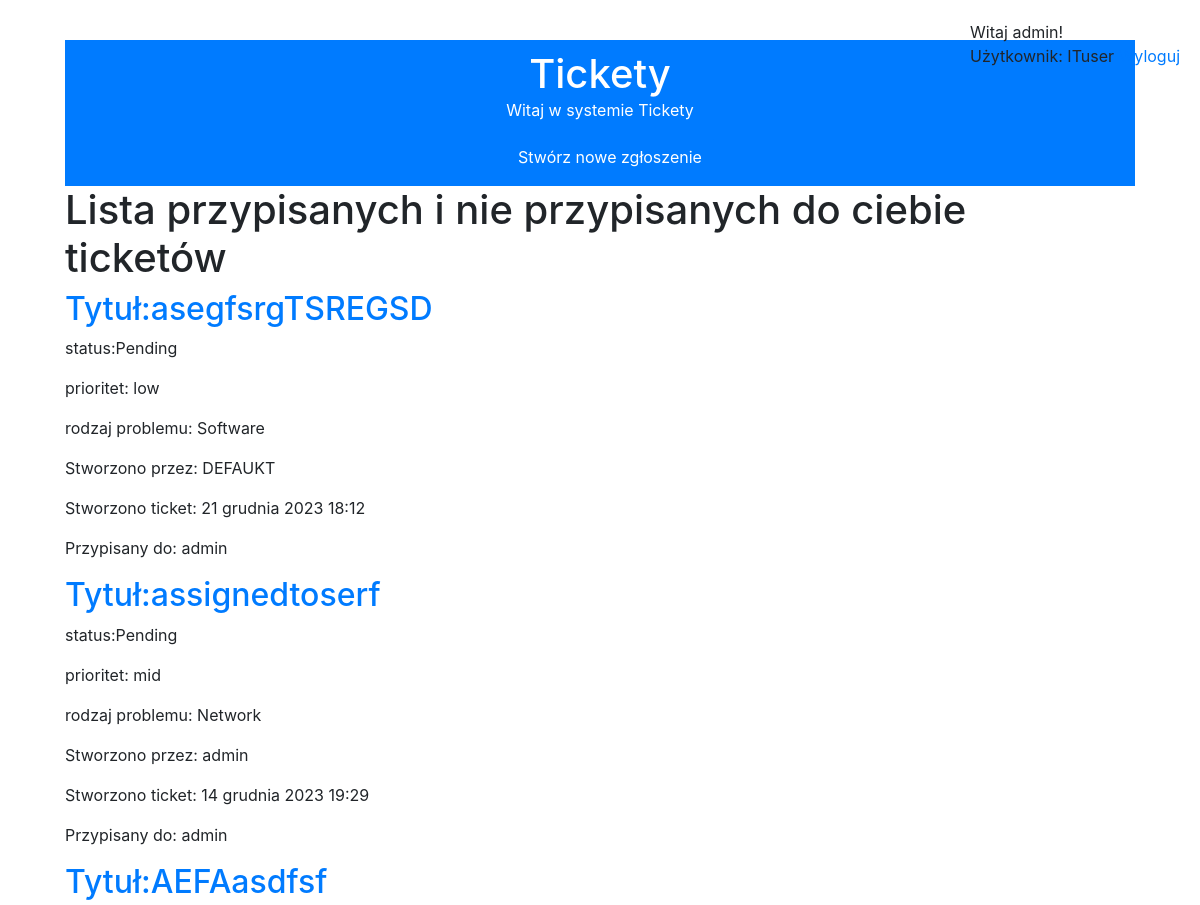
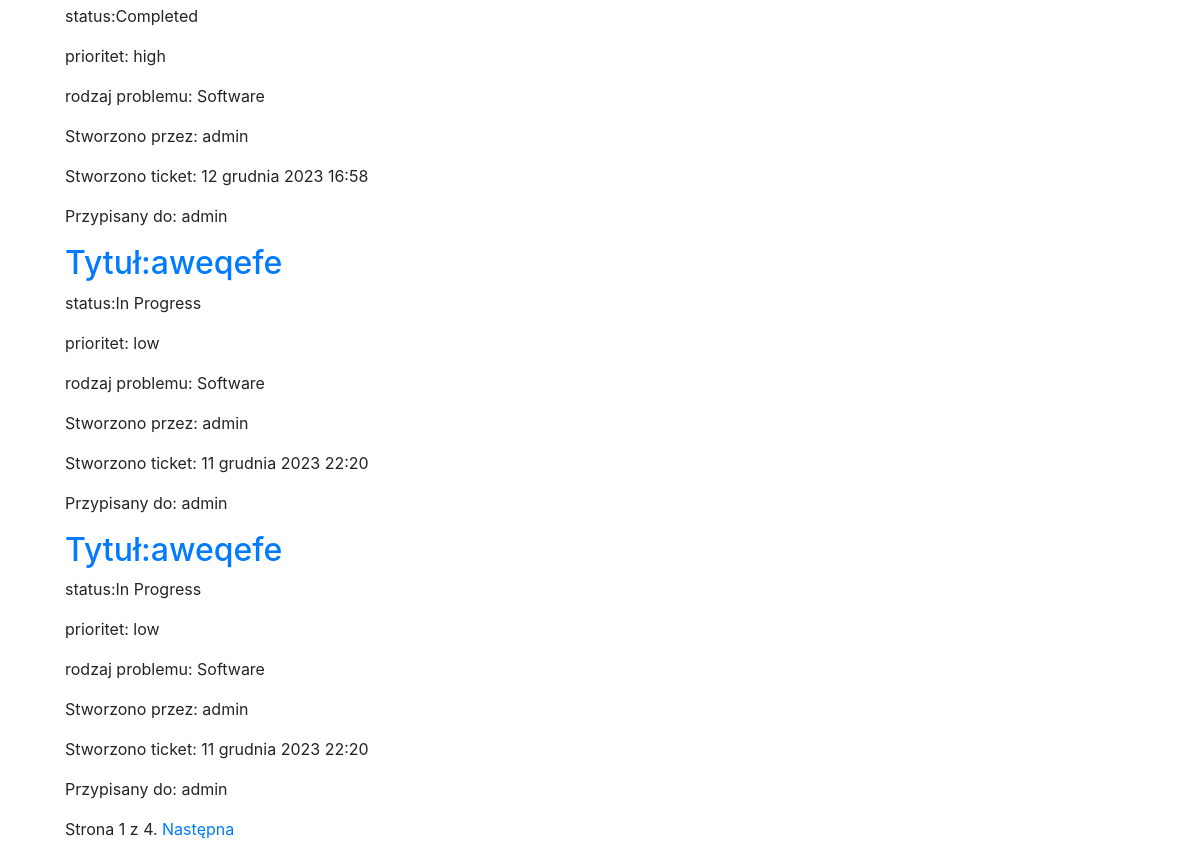
Page /helpdeskapp/ticket_list/ (signed in) on the committed database (2 pictures, top to bottom).
### helpdeskapp/models.py (models this page shows)
class Ticket(models.Model):
    """
    Represents a ticket in the helpdesk system.

    Attributes:
        title (str): The title of the ticket.
        description (str): The description of the ticket.
        status (str): The status of the ticket. Choices are 'Pending', 'In Progress', or 'Completed'.
        priority (str): The priority of the ticket. Choices are 'low', 'mid', or 'high'.
        request_type (str): The type of request for the ticket. Choices are 'Software', 'Hardware', 'Network', or 'Other'.
        created_at (datetime): The date and time when the ticket was created.
        assigned_to (User): The user assigned to the ticket.
        updated_at (datetime): The date and time when the ticket was last updated.
        created_by (User): The user who created the ticket.
        closed_at (datetime): The date and time when the ticket was closed.
        slug (str): The slugified version of the ticket title, used for generating a unique URL.
    """

### helpdeskapp/views.py (the view)
# urls.py: path('ticket_list/', views.ticket_list, name='ticket_list'),
@login_required
def ticket_list(request):
    if request.user.groups.filter(name='Defaultuser').exists():
        tickets = Ticket.objects.filter(created_by=request.user)
        if not tickets:
            messages.warning(request, 'Brak zgłoszeń.')
    else:
        tickets = Ticket.objects.filter(Q(assigned_to=request.user) | Q(assigned_to=None))
        if not tickets:
            messages.warning(request, 'Brak zgłoszeń.')
    paginator = Paginator(tickets, 5)
    page = request.GET.get('page')
    paginator = Paginator(tickets, 5)
    page = request.GET.get('page')
    try:
        tickets = paginator.page(page)
    except PageNotAnInteger:
        tickets = paginator.page(1)
    except EmptyPage:
        tickets = paginator.page(paginator.num_pages)
    return render(request, 'helpdeskapp/tickets/ticket_list.html', {'page': page ,'tickets': tickets})

### helpdeskapp/models.py (called while the page is built)
    def get_absolute_url(self):
        return reverse('helpdeskapp:ticket_detail', args=[self.slug])

### helpdeskapp/templates/helpdeskapp/tickets/ticket_list.html (shortened to what this page needs)
{% extends "helpdeskapp/base.html" %}
{% block content %}
<div class="header">
    <h1>Tickety</h1>
    <p>Witaj w systemie Tickety</p>
    <a href="{% url 'helpdeskapp:ticket_add' %}" class = "btn btn-primary">Stwórz nowe zgłoszenie</a>
</div>
    <h1>Lista przypisanych i nie przypisanych do ciebie ticketów</h1>
    {% for ticket in tickets%}
        <h2><a href="{{ticket.get_absolute_url}}">Tytuł:{{ticket.title}}</h2></a>
        <p>status:{{ticket.status}}</p>
        <p>prioritet: {{ticket.priority}}</p>
        <p>rodzaj problemu: {{ticket.request_type}}</p>
        <p>Stworzono przez: {{ticket.created_by}}</p>
        <p>Stworzono ticket: {{ticket.created_at}}</p>
        <p>Przypisany do: {{ticket.assigned_to}}</p>
    {%endfor%}
    {%include "helpdeskapp/pagination.html" with page=tickets %}
{% endblock %}

### helpdeskapp/templates/helpdeskapp/base.html (shortened to what this page needs)
{% load static %}
<!DOCTYPE html>
<html lang="pl">
<head>
    <link href="{% static 'helpdeskapp/static/style.css' %}" rel="stylesheet">
    <link rel="stylesheet" href="https://stackpath.bootstrapcdn.com/bootstrap/4.5.0/css/bootstrap.min.css">
</head>
<body>
    {%if request.user.is_authenticated%}
    <span class = "user">
        {%if request.user.is_authenticated%}
            Witaj {{request.user.username}}!
            <br>
            Użytkownik: {{request.user.groups.all.0}}
            <a href="{% url 'helpdeskapp:logout' %}">Wyloguj</a>
        {%else%}
            <a href="{% url 'helpdeskapp:login' %}">Zaloguj</a>
        {%endif%}
    </span>
    <div class="container">
        <div class="content">
            {% block content %}
            {% endblock %}
        </div>
    </div>
    {%endif%}
</body>

### helpdeskapp/static/style.css (style rules this page uses)
body { font-family: Arial, sans-serif; margin: 0; padding: 0; background-color: #f0f0f0; }
.container { width: 80%; margin: 0 auto; }
.header { background-color: #007BFF; color: white; padding: 10px 0; text-align: center; }
.header h1 { margin: 0; }
.header a { color: white; margin-left: 20px; }
.content { background-color: white; padding: 20px; margin-top: 20px; }
.user { position: fixed; right: 20px; top: 20px; }

### rows in the picture
Ticket: title "asegfsrgTSREGSD", status "Pending", priority "low", request_type "Software", created_by "DEFAUKT", created_at "21 grudnia 2023 18:12", assigned_to "admin"
Ticket: title "assignedtoserf", status "Pending", priority "mid", request_type "Network", created_by "admin", created_at "14 grudnia 2023 19:29", assigned_to "admin"
Ticket: title "AEFAasdfsf", status "Completed", priority "high", request_type "Software", created_by "admin", created_at "12 grudnia 2023 16:58", assigned_to "admin"
Ticket: title "aweqefe", status "In Progress", priority "low", request_type "Software", created_by "admin", created_at "11 grudnia 2023 22:20", assigned_to "admin"
Ticket: title "aweqefe", status "In Progress", priority "low", request_type "Software", created_by "admin", created_at "11 grudnia 2023 22:20", assigned_to "admin"

### other values in the picture
{{ request.user.username }} "admin"
{{ request.user.groups.all.0 }} "ITuser"
{{ page.number }} "1"
{{ page.paginator.num_pages }} "4"
